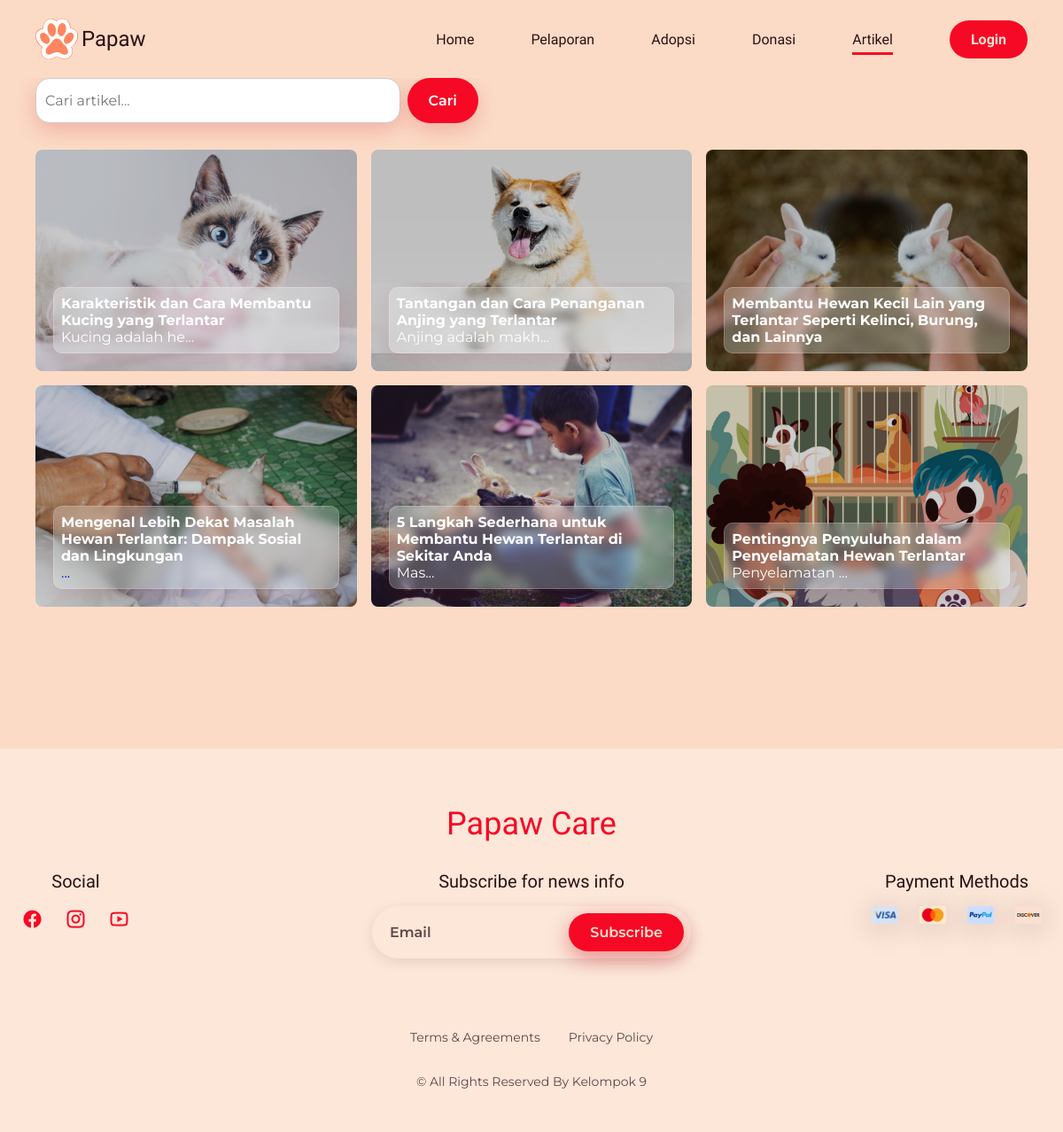
Screenshot of /artikel.php with the database file from the repository.
### tables this page shows
CREATE TABLE `artikel` (
  `id_artikel` int(11) NOT NULL,
  `judul` varchar(255) NOT NULL,
  `penulis` varchar(100) DEFAULT NULL,
  `tanggal_publish` date DEFAULT NULL,
  `konten` text DEFAULT NULL,
  `gambar` varchar(255) DEFAULT NULL
);

### artikel.php (the view, shortened to what this page needs)
<!DOCTYPE html>
<html lang="id">
<head>
    <link rel="stylesheet" href="https://cdnjs.cloudflare.com/ajax/libs/remixicon/4.5.0/remixicon.css">
    <link rel="stylesheet" type="text/css" href="https://cdn.jsdelivr.net/npm/slick-carousel@1.8.1/slick/slick.css"/>
    <link rel="stylesheet" type="text/css" href="https://cdn.jsdelivr.net/npm/slick-carousel@1.8.1/slick/slick-theme.css"/>
    <link rel="stylesheet" href="CSS/artikel.css">
</head>
<body>
    <?php require_once('header.php'); ?>
    <main class="main">
    <div class="container">
        <form action="artikel.php" method="get" class="search-form mb-4">
            <input type="text" name="search" placeholder="Cari artikel..." value="<?php echo isset($_GET['search']) ? htmlspecialchars($_GET['search']) : ''; ?>">
            <button type="submit">Cari</button>
        </form>
        <div class="articles-grid">
            <?php
            $conn = new mysqli('localhost', 'root', '', 'papaw');
            $search_query = isset($_GET['search']) ? $_GET['search'] : '';
            if ($search_query) {
                $sql = "SELECT * FROM artikel WHERE judul LIKE ? OR konten LIKE ? ORDER BY tanggal_publish DESC";
                $stmt = $conn->prepare($sql);
                $search_term = "%" . $search_query . "%";
                $stmt->bind_param("ss", $search_term, $search_term);
                $stmt->execute();
                $result = $stmt->get_result();
            } else {
                $sql = "SELECT * FROM artikel ORDER BY tanggal_publish DESC";
                $result = $conn->query($sql);
            }
            if ($result->num_rows > 0) {
                while($row = $result->fetch_assoc()) {
                    echo "<div class='article-card' style='background-image: url(\"assets/img/" . $row['gambar'] . "\");'>";
                    echo "<a href='artikel-lengkap.php?id_artikel=" . $row['id_artikel'] . "' class='article-overlay'>";
                    echo "<div class='article-content'>";
                    echo "<p>" . substr($row['konten'], 0, 100) . "...</p>";
                    echo "</div>";
                    echo "</a>";
                    echo "</div>";
                }
            } else {
                echo "<p>Tidak ada artikel yang ditemukan untuk kata kunci: <strong>" . htmlspecialchars($search_query) . "</strong></p>";
            }
            ?>
        </div>
    </div>
    </main>
    <?php require_once('footer.php'); ?>
</body>
</html>

### header.php (shortened to what this page needs)
<!DOCTYPE html>
<html lang="en">
<head>
    <link rel="stylesheet" href="https://cdnjs.cloudflare.com/ajax/libs/remixicon/4.5.0/remixicon.css">
    <link rel="stylesheet" href="https://cdnjs.cloudflare.com/ajax/libs/remixicon/4.5.0/remixicon.css">
    <link rel="stylesheet" type="text/css" href="https://cdn.jsdelivr.net/npm/slick-carousel@1.8.1/slick/slick.css"/>
    <link rel="stylesheet" type="text/css" href="https://cdn.jsdelivr.net/npm/slick-carousel@1.8.1/slick/slick-theme.css"/>
    <link rel="stylesheet" href="CSS\header.css">
</head>
<body>
    <header class="header" id="header">
        <nav class="nav container">
            <a href="#" class="nav_logo">
                <img src="assets\PAPAW.svg" alt="papaw">Papaw
            </a>
            <div class="nav_menu" id="nav-menu">
                <ul class="nav_list">
                    <li>
                        <a href="index.php" class="nav_link <?php if(basename($_SERVER['PHP_SELF']) == 'index.php') echo 'active-link'; ?>">Home</a>
                    </li>
                    <li>
                        <a href="pelaporan.php" class="nav_link <?php if(basename($_SERVER['PHP_SELF']) == 'pelaporan.php') echo 'active-link'; ?>">Pelaporan</a>
                    </li>
                    <li>
                        <a href="adopsi.php" class="nav_link <?php if(basename($_SERVER['PHP_SELF']) == 'adopsi.php') echo 'active-link'; ?>">Adopsi</a>
                    </li>
                    <li>
                        <a href="donasi.php" class="nav_link <?php if(basename($_SERVER['PHP_SELF']) == 'donasi.php') echo 'active-link'; ?>">Donasi</a>
                    </li>
                    <li>
                        <a href="artikel.php" class="nav_link <?php if(basename($_SERVER['PHP_SELF']) == 'artikel.php') echo 'active-link'; ?>">Artikel</a>
                    </li>
                    <?php if (!isset($_SESSION['user_id'])): ?>
                        <li>
                            <a href="login.php" class="nav_link login">Login</a>
                        </li>
                    <?php endif; ?>
                </ul>
            </div>
        </nav>
    </header>
</body>
</html>

### footer.php (shortened to what this page needs)
<!DOCTYPE html>
   <html lang="en">
   <head>
      <link rel="stylesheet" href="https://cdnjs.cloudflare.com/ajax/libs/remixicon/4.5.0/remixicon.css">
      <link rel="stylesheet" type="text/css" href="https://cdn.jsdelivr.net/npm/slick-carousel@1.8.1/slick/slick.css"/>
      <link rel="stylesheet" type="text/css" href="https://cdn.jsdelivr.net/npm/slick-carousel@1.8.1/slick/slick-theme.css"/>
      <link rel="stylesheet" href="CSS\footer.css">
   </head>
   <body>
        <footer class="footer">
         <div class="footer_container container grid">
            <a href="" class="footer_logo">Papaw Care</a>
         </div>
         <div class="footer_copy">
            <div class="footer_content grid">
                <div>
                    <h3 class="footer_title">Social</h3>
                    <div class="footer_social">
                        <a href="" class="footer_social-link">
                            <i class="ri-facebook-circle-fill"></i>
                        </a>
                        <a href="" class="footer_social-link">
                            <i class="ri-instagram-line"></i>
                        </a>
                        <a href="" class="footer_social-link">
                            <i class="ri-youtube-line"></i>
                        </a>
                    </div>
                </div>
                <div>
                     <h3 class="footer_title">Payment Methods</h3>
                    <div class="footer_pay">
                            <img src="assets\footer-card-1.png" alt="image" class="footer_pay-img">
                            <img src="assets\footer-card-2.png" alt="image" class="footer_pay-img">
                            <img src="assets\footer-card-3.png" alt="image" class="footer_pay-img">
                            <img src="assets\footer-card-4.png" alt="image" class="footer_pay-img">
                    </div>
                </div>
                <div>
                    <h3 class="footer_title">Subscribe for news info</h3>
                    <form action="" class="footer_form">
                        <input type="email" placeholder="Email" class="footer_input">
                        <button type="submit" class="footer_button button">Subscribe</button>
                    </form>
                </div>
            </div>
        </div>
        <div class="footer_policy">
            <a href="" class="footer_link">Terms & Agreements</a>
            <a href="" class="footer_link">Privacy Policy</a>
        </div>
        <span class="footer_copy">
            &#169; All Rights Reserved By Kelompok 9
        </span>
      </footer>
   </body>
   </html>

### CSS/header.css (style rules this page uses)
:root { --header-height: 3.5rem; --first-color: hsl(353, 93%, 50%); --first-color-alt: hsl(353, 93%, 46%); --first-color-dark: hsl(353, 50%, 15%); --second-color: hsl(52, 98%, 54%); --title-color: hsl(353, 48%, 12%); --text-color: hsl(353, 16%, 32%); --text-color-light: hsl(353, 16%, 48%); --white-color: hsl(24, 86%, 90%); --body-color: hsl(24, 86%, 88%); --container-color: hsl(24, 86%, 92%); --shadow-small-img: drop-shadow(0 4px 16px hsla(353, 100%, 8%, .2)); --shadow-big-img: drop-shadow(0 8px 24px hsla(353, 100%, 8%, .2)); --body-font: "Montserrat", sans-serif; --second-font: "Carter One", system-ui; --biggest-font-size: 2.5rem; --bigger-font-size: 1.5rem; --h1-font-size: 1.5rem; --h2-font-size: 1.25rem; --h3-font-size: 1rem; --normal-font-size: .938rem; --small-font-size: .813rem; --smaller-font-size: .75rem; --font-regular: 400; --font-medium: 500; --font-semi-bold: 600; --z-tooltip: 10; --z-fixed: 100; }
@media screen and (min-width: 1150px) { :root { --biggest-font-size: 4.25rem; --bigger-font-size: 2.5rem; --h1-font-size: 2.25rem; --h2-font-size: 1.5rem; --h3-font-size: 1.25rem; --normal-font-size: 1rem; --small-font-size: .875rem; --smaller-font-size: .813rem; } }
* { box-sizing: border-box; padding: 0; margin: 0; }
html { scroll-behavior: smooth; }
input, button, body { font-family: var(--body-font); font-size: var(--normal-font-size); }
body { background-color: var(--body-color); color: var(--text-color); }
input, button { outline: none; border: none; }
h1, h2, h3, h4 { color: var(--title-color); font-weight: var(--font-regular); font-family: var(--second-font); line-height: 120%; }
ul { list-style: none; }
a { text-decoration: none; }
img { display: block; max-width: 100%; height: auto; }
.container { max-width: 1120px; margin-inline: 1.5rem; }
.grid { display: grid; gap: 1.5rem; }
.main { overflow: hidden; }
.header { position: fixed; width: 100%; top: 0; left: 0; background-color: var(--body-color); z-index: var(--z-fixed); transition: box-shadow .4s; }
.nav { position: relative; height: var(--header-height); display: flex; justify-content: space-between; align-items: center; }
.nav_logo { display: inline-flex; align-items: center; column-gap: .25rem; font-family: var(--second-font); color: var(--title-color); }
.nav_logo img { width: 24px; }
.nav_list { text-align: center; display: flex; flex-direction: column; row-gap: 2rem; }
.nav_link { position: relative; color: var(--title-color); font-family: var(--second-font); }
.nav_link::after { content: ''; width: 0; height: 3px; background-color: var(--first-color); position: absolute; left: 0; bottom: -.5rem; transition: .4s; }
.nav_link.login { background-color: var(--first-color); color: var(--white-color); padding: .75rem 1.5rem; font-weight: var(--font-semi-bold); border-radius: 2rem; transition: background-color .3s, box-shadow .4s; }
.active-link::after { width: 100%; }
@media screen and (min-width: 1150px) { .nav_logo { font-size: var(--h2-font-size); } }
@media screen and (min-width: 1150px) { .nav_logo img { width: 48px; } }
@media screen and (min-width: 1150px) { .container { margin-inline: auto; } }
@media screen and (min-width: 1150px) { .nav { height: calc(var(--header-height) + 2rem); } }
@media screen and (min-width: 1150px) { .nav_list { flex-direction: row; column-gap: 4rem; align-items: center; } }

### rows the page displays
artikel: gambar (picture), konten "Karakteristik dan Cara Membantu Kucing yang Terlantar Kucing adalah he"
artikel: gambar (picture), konten "Tantangan dan Cara Penanganan Anjing yang Terlantar Anjing adalah makh"
artikel: gambar (picture), konten "Membantu Hewan Kecil Lain yang Terlantar Seperti Kelinci, Burung, dan Lainnya"
artikel: gambar (picture), konten "Mengenal Lebih Dekat Masalah Hewan Terlantar: Dampak Sosial dan Lingkungan"
artikel: gambar (picture), konten "5 Langkah Sederhana untuk Membantu Hewan Terlantar di Sekitar Anda Mas"
artikel: gambar (picture), konten "Pentingnya Penyuluhan dalam Penyelamatan Hewan Terlantar Penyelamatan"
